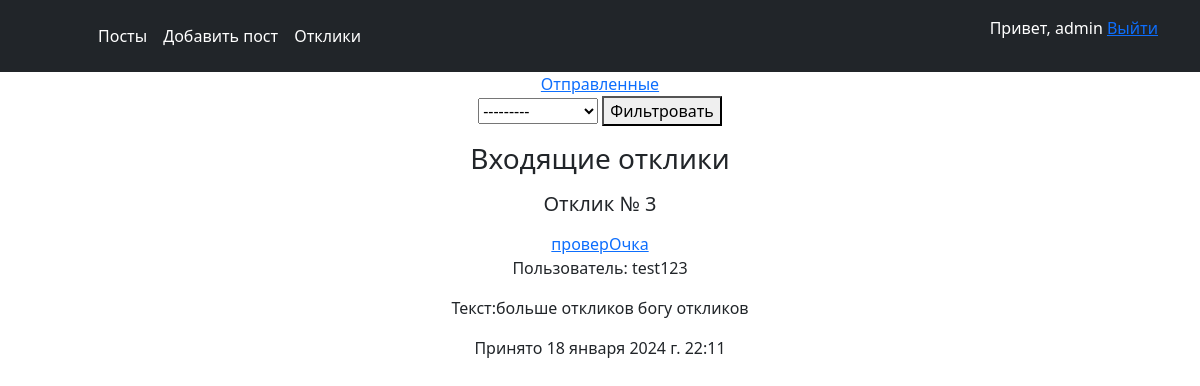
The app's page /responses (signed in) with its own data.
### posts/models.py (models this page shows, shortened)
class Response(models.Model):
    post = models.ForeignKey(Post, on_delete=models.CASCADE)
    sender = models.ForeignKey(User, on_delete=models.CASCADE)
    text = models.TextField(default=None, null=True)
    create_time = models.DateTimeField(auto_now_add=True)
    accepted = models.BooleanField(default=False)
    accepted_datetime = models.DateTimeField(default=None, null=True, blank=True)
    class Meta:
        ordering = ['-create_time']

class Post(models.Model):
    author = models.ForeignKey(User, on_delete=models.CASCADE)
    title = models.CharField(max_length=255)
    content = RichTextUploadingField(blank=True, null=True)
    category = models.ForeignKey(Category, on_delete=models.CASCADE)
    time_create = models.DateTimeField(auto_now_add=True)

### accounts/models.py (models this page shows, shortened)
class UserProfile(models.Model):
    user = models.OneToOneField(User, on_delete=models.CASCADE)
    timezone = models.CharField(max_length=255)

### posts/views.py (the view, shortened to what this page needs)
# urls.py: path('responses', responsesview, name='responses'),
@login_required
def responsesview(request):
    content = {}
    if request.GET.get('send',None):
        content['title'] = 'Исходящие отклики'
        content.setdefault('responses', Response.objects.filter(sender=request.user))   # исходящие отклики
    elif request.GET.get('postfilter',None): #входящие отклики с фильтром
        content['title'] = 'Входящие отклики'
        content.setdefault('responses', Response.objects.filter(post__id=request.GET.get('postfilter')))
        content['postlist'] = Post.objects.filter(author=request.user)
        content['choosenpost'] = int(request.GET.get('postfilter'))
    else:
        content['title'] = 'Входящие отклики'
        content.setdefault('responses', Response.objects.filter(post__author=request.user))  # это входящие отклики
        content['postlist'] = Post.objects.filter(author=request.user)
    content['usertimezone'] = UserProfile.objects.get(user=request.user).timezone
    return render(request, 'responses.html', content)

### posts/templates/responses.html (shortened to what this page needs)
{% extends 'base.html' %}
{% load tz %}
{% load static %}
{% block content %}
    {% if title == 'Исходящие отклики' %}
        <a href="{% url 'responses'  %}">Входящие отклики</a>
        <h3>Исходящие отклики</h3>
        {% for response in responses %}
            <h5 class="p-2">  Отклик № {{ response.id }}</h5>
            <p><a href="{% url 'post' response.post.id %}">{{ response.post }}</a>: {{ response.text }} </p>
            {% if response.accepted_datetime %}
                {% if response.accepted %}
                    <p>Принято пользователем {{ response.accepted_datetime|timezone:usertimezone }}</p>
                {% else %}
                    <p>Отклонено {{ response.accepted_datetime|timezone:usertimezone }}</p>
                {% endif %}
            {% else %}
                <p>Ждет ответа пользователя</p>
            {% endif %}
        {% endfor %}
    {% elif title == 'Входящие отклики' %}
        <a href="{% url 'responses'  %}?send=1">Отправленные</a>
        {% if postlist %}
            <form action="" method="get">
                <select name="postfilter" required="">
                    <option value="" selected="">---------</option>
                </select>
                <button type="submit" name="">Фильтровать</button>
            </form>
        {% endif %}
        <h3>Входящие отклики</h3>
        {% for response in responses %}
            <h5 class="p-2">Отклик № {{ response.id }}</h5>
            <a href="{% url 'post' response.post.id %}">{{ response.post.title }}</a>
            <p>Пользователь: {{ response.sender }}
            <p>Текст:{{ response.text }}</p>
            {% if response.accepted_datetime %}
                {% if response.accepted %} Принято {% else %} Отклонено {% endif %} {{ response.accepted_datetime|timezone:usertimezone }}
            {% endif %}
        {% endfor %}
    {% endif %}
{% endblock %}

### posts/templates/base.html (shortened to what this page needs)
{% load static %}
<html>
  <head>
    <link href="https://cdn.jsdelivr.net/npm/bootstrap@5.3.2/dist/css/bootstrap.min.css" rel="stylesheet">
  </head>
  <body>
  <header class="p-3 text-bg-dark">
    <div class="container">
      <div class="d-flex flex-wrap align-items-center justify-content-center justify-content-lg-start">
        <a href="/static" class="d-flex align-items-center mb-2 mb-lg-0 text-white text-decoration-none">
          <svg class="bi me-2" width="40" height="32" role="img" aria-label="Bootstrap"><use xlink:href="#bootstrap"></use></svg>
        </a>
        <ul class="nav col-12 col-lg-auto me-lg-auto mb-2 justify-content-center mb-md-0">
          <li><a href="{% url 'posts'%}" class="nav-link px-2 text-white">Посты</a></li>
          {% if user.is_authenticated %}
            <li><a href="{% url 'addpost'%}" class="nav-link px-2 text-white">Добавить пост</a></li>
            <li><a href="{% url 'responses'%}" class="nav-link px-2 text-white">Отклики</a></li>
          {% endif %}
        </ul>
        {% if user.is_authenticated %}
          <p>Привет, {{ user.get_username  }}  <a href="{% url 'account_logout' %}">Выйти</a></p>
        {% else %}
          <div class="text-end">
            <a href="{% url 'account_login' %}"><button  type="button" class="btn btn-outline-light me-2">Вход</button></a>
            <a href="{% url 'account_signup' %}"><button  type="button" class="btn btn-outline-light me-2">Регистрация</button></a>
          </div>
        {% endif %}
      </div>
    </div>
  </header>
    <div align="center">
    {% block content %}
    {% endblock %}
    </div>
  </body>
</html>

### records on screen
Response: id "3", post "проверОчка", sender "test123", text "больше откликов богу откликов", accepted "Принято", accepted_datetime "18 января 2024 г. 22:11"

### other values on screen
{{ user.get_username }} "admin"
